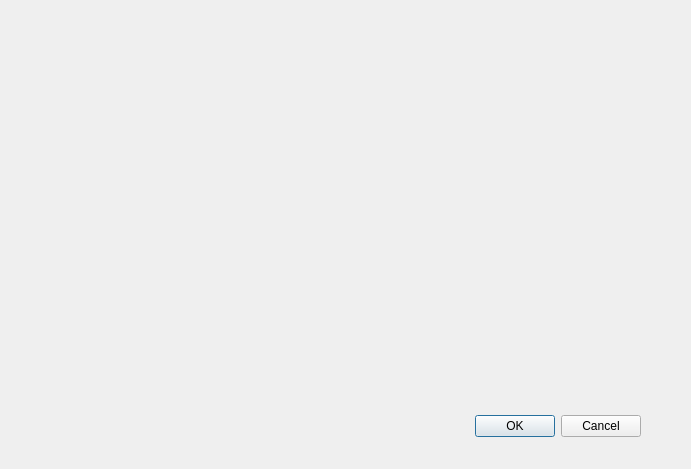
<?xml version="1.0" encoding="UTF-8"?>
<ui version="4.0">
 <class>Dialog</class>
 <widget class="QDialog" name="Dialog">
  <property name="geometry">
   <rect>
    <x>0</x>
    <y>0</y>
    <width>691</width>
    <height>469</height>
   </rect>
  </property>
  <property name="windowTitle">
   <string>Dialog</string>
  </property>
  <widget class="QDialogButtonBox" name="buttonBox">
   <property name="geometry">
    <rect>
     <x>300</x>
     <y>410</y>
     <width>341</width>
     <height>32</height>
    </rect>
   </property>
   <property name="orientation">
    <enum>Qt::Horizontal</enum>
   </property>
   <property name="standardButtons">
    <set>QDialogButtonBox::Cancel|QDialogButtonBox::Ok</set>
   </property>
  </widget>
 </widget>
 <resources/>
 <connections>
  <connection>
   <sender>buttonBox</sender>
   <signal>accepted()</signal>
   <receiver>Dialog</receiver>
   <slot>accept()</slot>
   <hints>
    <hint type="sourcelabel">
     <x>248</x>
     <y>254</y>
    </hint>
    <hint type="destinationlabel">
     <x>157</x>
     <y>274</y>
    </hint>
   </hints>
  </connection>
  <connection>
   <sender>buttonBox</sender>
   <signal>rejected()</signal>
   <receiver>Dialog</receiver>
   <slot>reject()</slot>
   <hints>
    <hint type="sourcelabel">
     <x>316</x>
     <y>260</y>
    </hint>
    <hint type="destinationlabel">
     <x>286</x>
     <y>274</y>
    </hint>
   </hints>
  </connection>
 </connections>
</ui>
